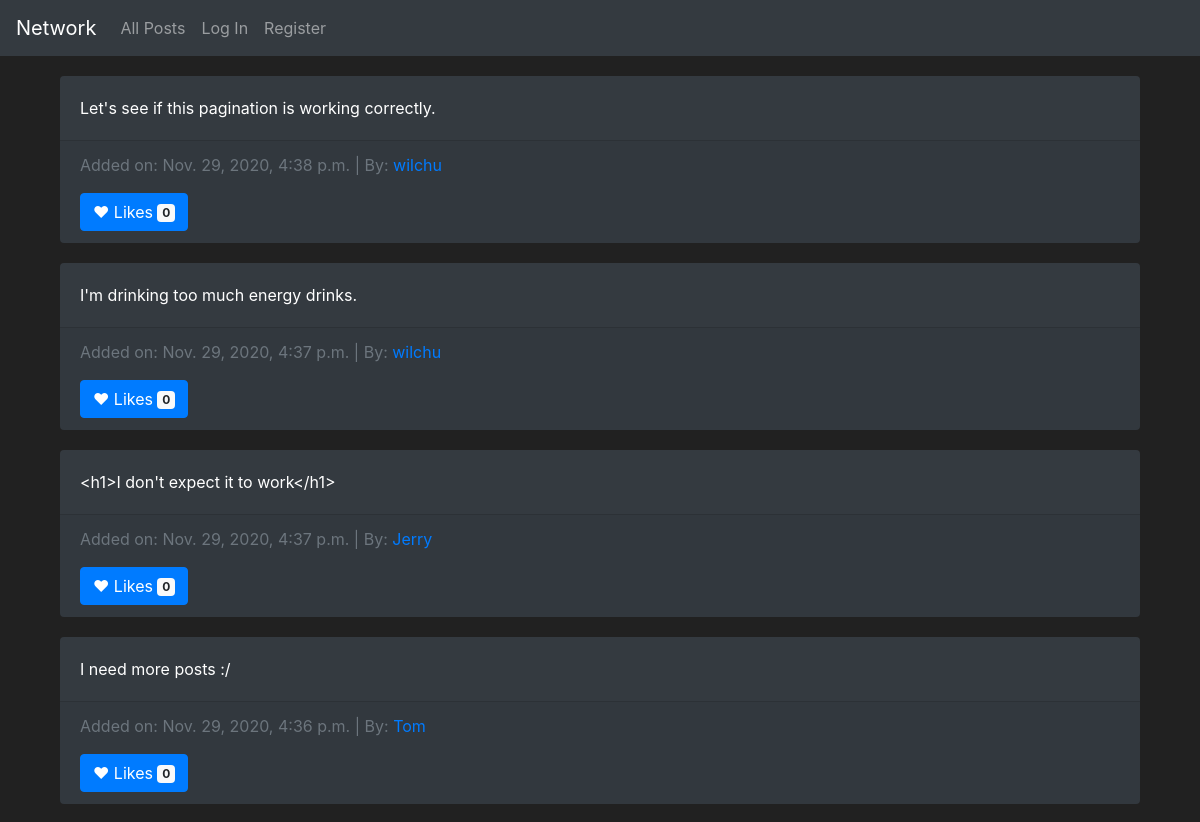
Before: / (upper part) with the older database file.
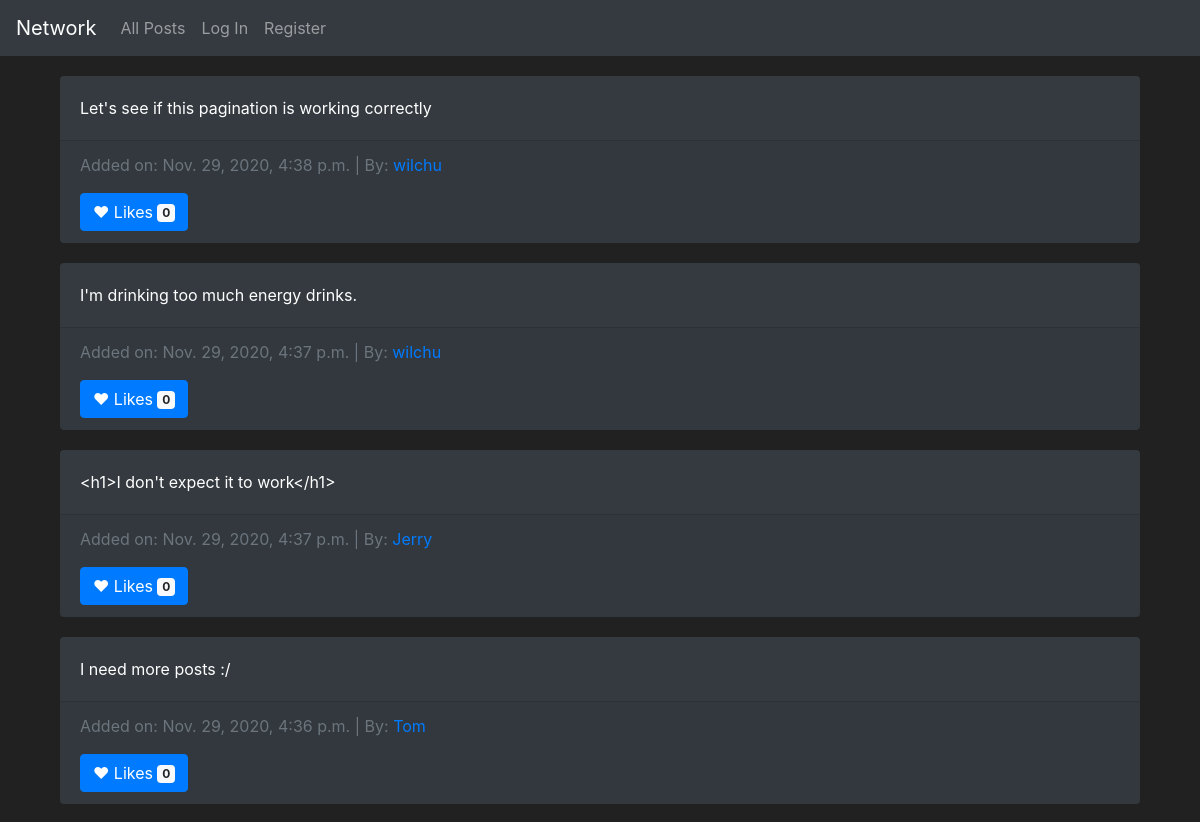
After: the same page with the newer database file.
### network/models.py (models this page shows, shortened)
class Posts(models.Model):
    post_owner = models.ForeignKey(User, on_delete=models.CASCADE, related_name="post_owner")
    post_content = models.CharField(max_length=2000)
    post_likes = models.IntegerField(default=0)
    post_date = models.DateTimeField(auto_now_add=True)

class User(AbstractUser):
    followers = models.IntegerField(default=0)
    following = models.IntegerField(default=0)

### network/views.py (the view, shortened to what this page needs)
# urls.py: path("", views.index, name="index"),
def index(request):
    all_posts = Posts.objects.all().order_by('-post_date')
    page = pagination(request, all_posts, 10)
    return render(request, "network/index.html", {
        "all_posts": page
    })

### network/views.py (called while the page is built)
def pagination(request, data_object, results):
    paginator = Paginator(data_object, results)
    try:
        paginator_result = paginator.page(request.GET.get('page', 1))
    except EmptyPage:
        paginator_result = paginator.page(1)
    return paginator_result

### network/templates/network/index.html (shortened to what this page needs)
{% extends "network/layout.html" %}
{% block body %}
    <section>
        <div class="container">
            {% for post in all_posts %}
            <div class="card bg-dark text-white">
                <div class="card-body">
                  <p class="card-text">{{ post.post_content }}</p>
                </div>
                <div class="card-footer text-muted">
                  <p>Added on: {{ post.post_date }} | By: <a href="{% url 'profil' post.post_owner.id %}">{{ post.post_owner }}</a></p>
                  <button type="button" class="btn btn-primary like" data-postid="{{ post.id }}">
                    &hearts; Likes <span class="badge badge-light">{{ post.post_likes }}</span>
                  </button>
                </div>
              </div>
            {% endfor %}
        </div>
    </section>
{% endblock %}

### network/templates/network/layout.html (shortened to what this page needs)
{% load static %}
<!DOCTYPE html>
<html lang="en">
    <head>
        <link rel="stylesheet" href="https://stackpath.bootstrapcdn.com/bootstrap/4.4.1/css/bootstrap.min.css">
        <link href="{% static 'network/styles.css' %}" rel="stylesheet">
    </head>
    <body>
        <nav class="navbar navbar-expand-lg navbar-dark bg-dark">
            <a class="navbar-brand" href="#">Network</a>
            <div>
              <ul class="navbar-nav mr-auto">
                <li class="nav-item">
                  <a class="nav-link" href="{% url 'index' %}">All Posts</a>
                </li>
                {% if user.is_authenticated %}
                    <li class="nav-item">
                        <a class="nav-link" href="{% url 'following' %}">Following</a>
                    </li>
                    <li class="nav-item">
                        <a class="nav-link" href="{% url 'logout' %}">Log Out</a>
                    </li>
                {% else %}
                    <li class="nav-item">
                        <a class="nav-link" href="{% url 'login' %}">Log In</a>
                    </li>
                    <li class="nav-item">
                        <a class="nav-link" href="{% url 'register' %}">Register</a>
                    </li>
                {% endif %}
              </ul>
            </div>
          </nav>
        <div class="body container">
            {% block body %}
            {% endblock %}
        </div>
    </body>
</html>

### network/static/network/styles.css (style rules this page uses)
body { background-color: #212121; color: #fff !important; }
.card { margin-top: 20px; border: none; }

Changed rows visible on the page:
changed Posts: post_content "Let's see if this pagination is working correctly." → "Let's see if this pagination is working correctly"
